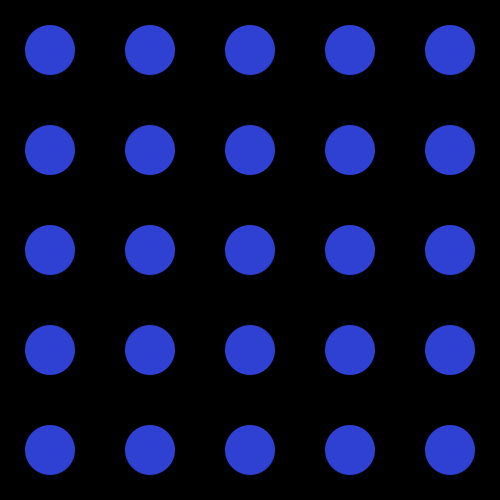
Frame 1 (no input)
Frame 60 (the mouse pressed at the canvas centre just before this capture): identical to frame 1, image omitted
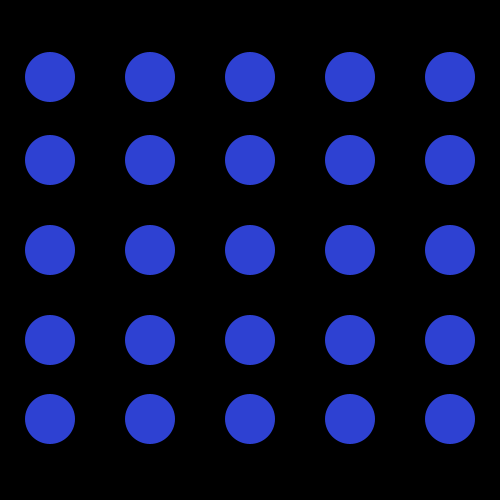
Frame 120 (the mouse held since frame 60 and released just before this capture)

The Processing sketch that drew these frames (run headless with seeded random() and noise(); from frame 60 on, the mouse is pressed at the canvas centre):

// Processing sketch: processing_119179
// ── processing_119179.pde

void setup() {
  size(500, 500);
  noStroke();
  
}

void draw() {
  background(00);
  
  pushMatrix();
  translate(0,mouseY/9);
  fill(46,65,210);
  
//1. Reihe
 
  ellipse (50,50,50,50);
  
  
  ellipse (150,50,50,50);
 
  
  ellipse (250,50,50,50);
  
  
  ellipse (350,50,50,50);
  
  
  ellipse (450,50,50,50);
  popMatrix();
  resetMatrix();
  
  //2. Reihe
   
   pushMatrix();
  translate(0,mouseY/25);
   
 
  
  ellipse (50,150,50,50);
  
  ellipse (150,150,50,50);
  
  ellipse (250,150,50,50);
  
  ellipse (350,150,50,50);
  
  ellipse (450,150,50,50);
  
  
  
  popMatrix();
  resetMatrix();
  
  //3. Reihe
  
  ellipse (50,250,50,50);
  
  ellipse (150,250,50,50);
  
  ellipse (250,250,50,50);
  
  ellipse (350,250,50,50);
  
  ellipse (450,250,50,50);
  
  pushMatrix();
   translate(0,mouseY/-25);
  
  //4. Reihe
  
  ellipse (50,350,50,50);
  
  ellipse (150,350,50,50);
  
  ellipse (250,350,50,50);
  
  ellipse (350,350,50,50);
  
  ellipse (450,350,50,50);
  
   popMatrix();
  resetMatrix();
  
  
  pushMatrix();
   translate(0,mouseY/-8);
  //5. Reihe
  
  ellipse (50,450,50,50);
  
  ellipse (150,450,50,50);
  
  ellipse (250,450,50,50);
  
  ellipse (350,450,50,50);
  
  ellipse (450,450,50,50);
  
  popMatrix();
  resetMatrix();
 
}
